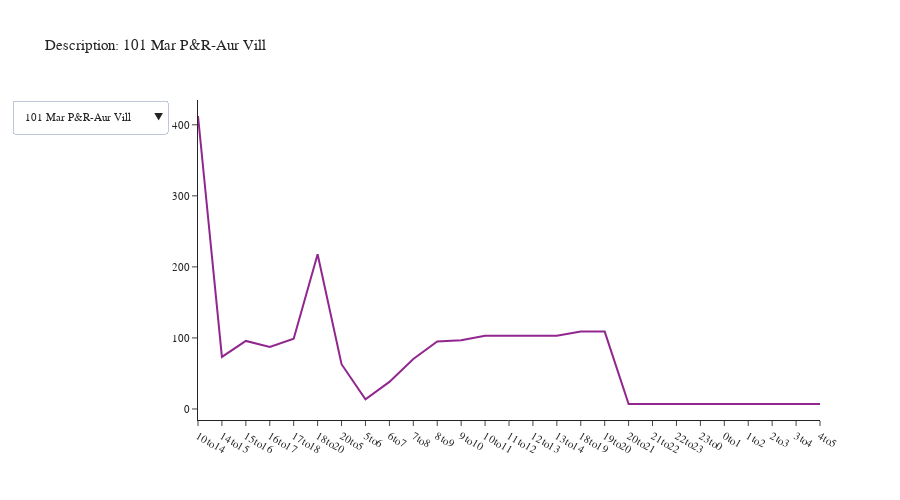

Notebook code cell kept with this figure:
### Code cell
def create_tod_chart(df):
    # Create a figure
    fig = go.Figure()

    # Add traces for each description
    for description in descriptions:

        _df = df[df['description'] == description].copy()
        _df = pd.pivot_table(_df, index='tod', columns='description', values='boardings')
        
        tod_list = ['5to6', '6to7', '7to8', '8to9', '9to10', '14to15', '15to16', '16to17', '17to18']

        # Smooth out time periods
        if '10to14' in _df.index:
            _df.loc['10to11'] = _df.loc['10to14'] / 4.0
            _df.loc['11to12'] = _df.loc['10to14'] / 4.0
            _df.loc['12to13'] = _df.loc['10to14'] / 4.0
            _df.loc['13to14'] = _df.loc['10to14'] / 4.0
            tod_list += ['10to11', '11to12', '12to13', '13to14']
        if '18to20' in _df.index:
            _df.loc['18to19'] = _df.loc['18to20'] / 2.0
            _df.loc['19to20'] = _df.loc['18to20'] / 2.0
            tod_list += ['18to19', '19to20']
        if '20to5' in  _df.index:
            tod_list += ['20to21', '21to22', '22to23', '23to0','0to1', '1to2', '2to3', '3to4', '4to5']
            _df.loc['20to21'] = _df.loc['20to5'] / 9.0
            _df.loc['21to22'] = _df.loc['20to5'] / 9.0
            _df.loc['22to23'] = _df.loc['20to5'] / 9.0
            _df.loc['23to0'] = _df.loc['20to5'] / 9.0
            _df.loc['0to1'] = _df.loc['20to5'] / 9.0
            _df.loc['1to2'] = _df.loc['20to5'] / 9.0
            _df.loc['2to3'] = _df.loc['20to5'] / 9.0
            _df.loc['3to4'] = _df.loc['20to5'] / 9.0
            _df.loc['4to5'] = _df.loc['20to5'] / 9.0

        _df = _df.reset_index()
        _df.index = _df.tod
        _df.drop('tod', axis=1, inplace=True)
        _df = _df.loc[_df.index, description]

        fig.add_trace(go.Scatter(x=_df.index, y=_df, mode='lines', name=description, visible=False))

    # Make the first trace visible
    fig.data[0].visible = True

    # Create dropdown menu
    dropdown_buttons = [
        {'label': description, 'method': 'update', 'args': [{'visible': [description == desc for desc in descriptions]}, {'title': f'Description: {description}'}]}
        for description in descriptions
    ]

    # Update layout with dropdown
    fig.update_layout(
        updatemenus=[{
            'buttons': dropdown_buttons,
            'direction': 'down',
            'showactive': True,
        }],
        title='Description: ' + descriptions[0],
        height=500,
        width=900,
        font=dict(size=11),
        yaxis_tickformat='.00f'
    )

    return fig




# Create a list of unique descriptions to display
descriptions = df_transit_line['description'].unique()[0:10]
# print(descriptions)
df_test = df_transit_line[df_transit_line['description'].isin(descriptions)].copy()
df = df_test.groupby(['tod', 'description']).agg({'boardings': 'sum'}).reset_index()


fig = create_tod_chart(df)
fig.show()

### Figure 1 — Plotly figure (JSON) as saved in the notebook; plotly's stock layout.template omitted (floating-point values rounded to 4 significant figures)
{"data": [{"mode": "lines", "name": "101 Mar P&R-Aur Vill", "type": "scatter", "visible": true, "x": ["10to14", "14to15", "15to16", "16to17", "17to18", "18to20", "20to5", "5to6", "6to7", "7to8", "8to9", "9to10", "10to11", "11to12", "12to13", "13to14", "18to19", "19to20", "20to21", "21to22", "22to23", "23to0", "0to1", "1to2", "2to3", "3to4", "4to5"], "y": [412.4, 73.25, 95.81, 87.29, 98.85, 217.8, 63.0, 13.53, 38.1, 70.42, 95.01, 96.85, 103.1, 103.1, 103.1, 103.1, 108.9, 108.9, 7.0, 7.0, 7.0, 7.0, 7.0, 7.0, 7.0, 7.0, 7.0]}, {"mode": "lines", "name": "105 Mariner P&R-Both", "type": "scatter", "visible": false, "x": ["10to14", "14to15", "15to16", "16to17", "17to18", "18to20", "20to5", "5to6", "6to7", "7to8", "8to9", "9to10", "10to11", "11to12", "12to13", "13to14", "18to19", "19to20", "20to21", "21to22", "22to23", "23to0", "0to1", "1to2", "2to3", "3to4", "4to5"], "y": [135.7, 38.84, 57.68, 36.52, 34.55, 33.31, 19.05, 11.38, 20.4, 33.03, 22.61, 29.89, 33.91, 33.91, 33.91, 33.91, 16.66, 16.66, 2.117, 2.117, 2.117, 2.117, 2.117, 2.117, 2.117, 2.117, 2.117]}, {"mode": "lines", "name": "106 Mariner P&R-Both", "type": "scatter", "visible": false, "x": ["16to17", "17to18", "18to20", "5to6", "6to7", "7to8", "18to19", "19to20"], "y": [33.95, 42.17, 10.86, 14.5, 33.37, 26.65, 5.431, 5.431]}, {"mode": "lines", "name": "109 Ash Wy P&R-LkStv", "type": "scatter", "visible": false, "x": ["10to14", "14to15", "15to16", "16to17", "17to18", "18to20", "20to5", "5to6", "6to7", "7to8", "8to9", "9to10", "10to11", "11to12", "12to13", "13to14", "18to19", "19to20", "20to21", "21to22", "22to23", "23to0", "0to1", "1to2", "2to3", "3to4", "4to5"], "y": [165.0, 37.29, 62.03, 32.29, 61.79, 92.2, 48.46, 20.32, 29.18, 39.51, 34.92, 44.17, 41.26, 41.26, 41.26, 41.26, 46.1, 46.1, 5.384, 5.384, 5.384, 5.384, 5.384, 5.384, 5.384, 5.384, 5.384]}, {"mode": "lines", "name": "112 MLT TC-Ash P&R", "type": "scatter", "visible": false, "x": ["10to14", "14to15", "15to16", "16to17", "17to18", "18to20", "20to5", "5to6", "6to7", "7to8", "8to9", "9to10", "10to11", "11to12", "12to13", "13to14", "18to19", "19to20", "20to21", "21to22", "22to23", "23to0", "0to1", "1to2", "2to3", "3to4", "4to5"], "y": [71.13, 16.54, 26.31, 16.74, 17.06, 34.94, 5.559, 12.37, 9.648, 16.95, 12.95, 19.63, 17.78, 17.78, 17.78, 17.78, 17.47, 17.47, 0.6177, 0.6177, 0.6177, 0.6177, 0.6177, 0.6177, 0.6177, 0.6177, 0.6177]}, {"mode": "lines", "name": "113 Mukilteo-Lynn TC", "type": "scatter", "visible": false, "x": ["10to14", "14to15", "15to16", "16to17", "17to18", "18to20", "20to5", "5to6", "6to7", "7to8", "8to9", "9to10", "10to11", "11to12", "12to13", "13to14", "18to19", "19to20", "20to21", "21to22", "22to23", "23to0", "0to1", "1to2", "2to3", "3to4", "4to5"], "y": [199.4, 76.67, 47.77, 65.92, 79.34, 108.8, 33.66, 12.54, 15.44, 46.97, 57.96, 49.58, 49.85, 49.85, 49.85, 49.85, 54.4, 54.4, 3.74, 3.74, 3.74, 3.74, 3.74, 3.74, 3.74, 3.74, 3.74]}, {"mode": "lines", "name": "115 McClm P&R-AurVil", "type": "scatter", "visible": false, "x": ["10to14", "14to15", "15to16", "16to17", "17to18", "18to20", "20to5", "5to6", "6to7", "7to8", "8to9", "9to10", "10to11", "11to12", "12to13", "13to14", "18to19", "19to20", "20to21", "21to22", "22to23", "23to0", "0to1", "1to2", "2to3", "3to4", "4to5"], "y": [458.5, 90.36, 184.5, 72.44, 118.5, 187.8, 43.01, 19.66, 72.48, 97.16, 97.77, 139.1, 114.6, 114.6, 114.6, 114.6, 93.89, 93.89, 4.779, 4.779, 4.779, 4.779, 4.779, 4.779, 4.779, 4.779, 4.779]}, {"mode": "lines", "name": "116 Edm-Silver Firs", "type": "scatter", "visible": false, "x": ["10to14", "14to15", "15to16", "16to17", "17to18", "18to20", "20to5", "5to6", "6to7", "7to8", "8to9", "9to10", "10to11", "11to12", "12to13", "13to14", "18to19", "19to20", "20to21", "21to22", "22to23", "23to0", "0to1", "1to2", "2to3", "3to4", "4to5"], "y": [645.7, 173.6, 126.6, 204.1, 82.95, 197.0, 66.85, 51.95, 138.4, 75.73, 197.5, 102.8, 161.4, 161.4, 161.4, 161.4, 98.48, 98.48, 7.427, 7.427, 7.427, 7.427, 7.427, 7.427, 7.427, 7.427, 7.427]}, {"mode": "lines", "name": "119 Ash P&R-MLT TC", "type": "scatter", "visible": false, "x": ["10to14", "14to15", "15to16", "16to17", "17to18", "18to20", "20to5", "5to6", "6to7", "7to8", "8to9", "9to10", "10to11", "11to12", "12to13", "13to14", "18to19", "19to20", "20to21", "21to22", "22to23", "23to0", "0to1", "1to2", "2to3", "3to4", "4to5"], "y": [48.1, 10.67, 12.44, 15.46, 11.02, 28.88, 4.23, 2.252, 8.682, 14.65, 19.83, 11.71, 12.02, 12.02, 12.02, 12.02, 14.44, 14.44, 0.47, 0.47, 0.47, 0.47, 0.47, 0.47, 0.47, 0.47, 0.47]}, {"mode": "lines", "name": "120 Canyon Pk-Lyn TC", "type": "scatter", "visible": false, "x": ["10to14", "14to15", "15to16", "16to17", "17to18", "18to20", "20to5", "5to6", "6to7", "7to8", "8to9", "9to10", "10to11", "11to12", "12to13", "13to14", "18to19", "19to20", "20to21", "21to22", "22to23", "23to0", "0to1", "1to2", "2to3", "3to4", "4to5"], "y": [174.6, 41.2, 49.0, 37.07, 38.85, 80.38, 24.12, 20.07, 32.52, 44.94, 44.05, 29.09, 43.65, 43.65, 43.65, 43.65, 40.19, 40.19, 2.68, 2.68, 2.68, 2.68, 2.68, 2.68, 2.68, 2.68, 2.68]}], "layout": {"font": {"size": 11}, "height": 500, "title": {"text": "Description: 101 Mar P&R-Aur Vill"}, "updatemenus": [{"buttons": [{"args": [{"visible": [true, false, false, false, false, false, false, false, false, false]}, {"title": "Description: 101 Mar P&R-Aur Vill"}], "label": "101 Mar P&R-Aur Vill", "method": "update"}, {"args": [{"visible": [false, true, false, false, false, false, false, false, false, false]}, {"title": "Description: 105 Mariner P&R-Both"}], "label": "105 Mariner P&R-Both", "method": "update"}, {"args": [{"visible": [false, false, true, false, false, false, false, false, false, false]}, {"title": "Description: 106 Mariner P&R-Both"}], "label": "106 Mariner P&R-Both", "method": "update"}, {"args": [{"visible": [false, false, false, true, false, false, false, false, false, false]}, {"title": "Description: 109 Ash Wy P&R-LkStv"}], "label": "109 Ash Wy P&R-LkStv", "method": "update"}, {"args": [{"visible": [false, false, false, false, true, false, false, false, false, false]}, {"title": "Description: 112 MLT TC-Ash P&R"}], "label": "112 MLT TC-Ash P&R", "method": "update"}, {"args": [{"visible": [false, false, false, false, false, true, false, false, false, false]}, {"title": "Description: 113 Mukilteo-Lynn TC"}], "label": "113 Mukilteo-Lynn TC", "method": "update"}, {"args": [{"visible": [false, false, false, false, false, false, true, false, false, false]}, {"title": "Description: 115 McClm P&R-AurVil"}], "label": "115 McClm P&R-AurVil", "method": "update"}, {"args": [{"visible": [false, false, false, false, false, false, false, true, false, false]}, {"title": "Description: 116 Edm-Silver Firs"}], "label": "116 Edm-Silver Firs", "method": "update"}, {"args": [{"visible": [false, false, false, false, false, false, false, false, true, false]}, {"title": "Description: 119 Ash P&R-MLT TC"}], "label": "119 Ash P&R-MLT TC", "method": "update"}, {"args": [{"visible": [false, false, false, false, false, false, false, false, false, true]}, {"title": "Description: 120 Canyon Pk-Lyn TC"}], "label": "120 Canyon Pk-Lyn TC", "method": "update"}], "direction": "down", "showactive": true}], "width": 900, "yaxis": {"tickformat": ".00f"}}}
